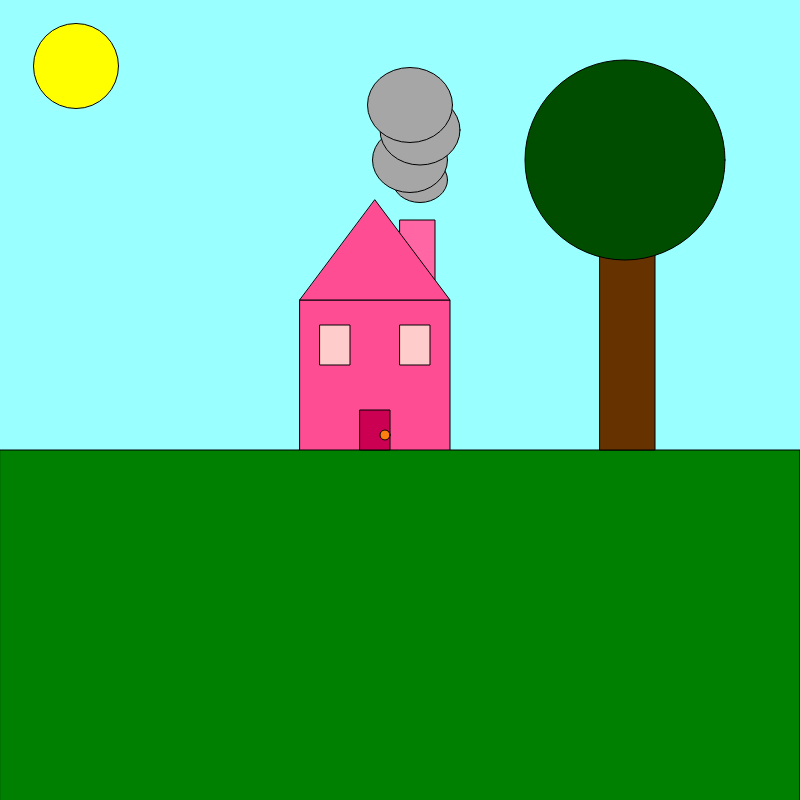
Frame 1 (no input)
Frame 60 (no input): identical to frame 1, image omitted
Frame 120 (the mouse pressed at the canvas centre since frame 60): identical to frame 1, image omitted

The p5.js sketch that drew this single still picture (run headless with seeded random() and noise() and a simulated clock; from frame 60 on, the mouse is pressed at the canvas centre):

// p5.js sketch
// ── sketch.js
function setup() {
  createCanvas (800,800); //size of screen
  background (153, 255, 255);
  fill (255, 102, 163);// color of chimney
  rect (400,220,35,65); // chimney
  fill (255, 77, 148); // color of house
  rect(300,300,150,160); //house
  fill (255, 77, 148); // color of house
  triangle(300, 300, 450, 300, 375, 200); // roof
  fill (0, 128, 0); // color of grass
  rect(0,450,800,600); // grass
  fill (255, 255, 0);// color of sun
  ellipse(76, 66, 85, 85); // sun
  fill (204, 0, 82); //color of door
  rect (360,410,30,40); // door
  fill (102, 51, 0); // color of tree
  rect (600,250,55,200);// tree
  fill (0, 77, 0); // color of leaves of tree
  ellipse (625,160,200,200);//leaves of tree
  fill (255, 204, 204); // color of windows
  rect (320,325,30,40); // left window
  rect (400,325,30,40); // right window
  fill(166, 166, 166);
  ellipse (420, 180, 55, 45); // smallest smoke 'bubble'
  ellipse (410, 160, 75, 65);// middle smoke 
  ellipse (420, 130, 80, 70);// 2nd to largest
  ellipse (410, 105, 85, 75); // largest smoke
  fill (255, 128, 17);
  ellipse (385,435,10,10);// door knob


}

function draw() {
  // put drawing code here
}
// ── Blondies.html
<!DOCTYPE html>
<html>
<head>
<style>
body {
	background-color: lightblue;
}

h1 {
	color: black;
	text-align: center;
}
p{
	font-family: verdana;
	font-size: 20px;
}
</style>
</head>
<body>
	<h1>Blondie recipe</h1>
	<p>This recipe is from "The food network"</p>
	<a href="http://www.foodnetwork.com/recipes/ree-drummond/blondies-3409068">This is the link to the recipe</a>
	<img src= "Blondies.jpeg">
	<a href="index.html">Click on this link to see my favorite chocolate cupcake recipe</a>
</body>
</html>
// ── Index.html
<!DOCTYPE html>
<html>
<head>
<style>
body {
	background-color: orange;
}

h1 {
	color: black
	text-align: center;
}
p{
	font-family: verdana;
	font-size: 20px;
}
</style>
</head>
<body>
	<h1>Chocolate Chip Cookies</h1>
	<a href="Ordered and Unordered lists.html">Click here to go back to my home page</a>
	<p>this recipe is from Allrecipies.com </p>
	<a href="http://allrecipes.com/recipe/10813/best-chocolate-chip-cookies/print/"> This is the link to the recipe</a>
	<img src="cookies.jpg">
	<a href="brownies.html">Check out an awesome brownie recipe here</a>
</body>
</html>
// ── OG.ndex.html
<!DOCTYPE html>
<html>
<head>
	<title></title>
</head>
<body>
	<h1>Lesson</h1>
	<img src="code.png">
	<p>Hi my name is Annabel and this is a website I made</p>
</body>
</html> 
// ── Ordered and Unordered lists.html
<!DOCTYPE html>
<html>
<head>
<<<<<<< HEAD
=======
	<title></title>
</head>
>>>>>>> 6314aca3a83243fc6808323dbc0014b78c6494fb
<body>
	<h1>Ordered and Unordered lists</h1>
	<ul>
  <li>Cookies</li>
  <li>Blondies</li>
  <li>Cupcakes</li>
  <li>Brownies</li>
</ul>

<ol>
  <li>Cupckakes</li>
  <li>Cookies</li>
  <li>Blondies</li>
  <li>Brownies</li>
</ol>
<a href="index.html">Click on this link to see some of my favorite recipes</a>

</body>
</html>
// ── brownies.html
<!DOCTYPE html>
<html>
<head>
	<title></title>
</head>
<body>
	<h1>Fudgy Brownie Recipe</h1>
	<p>This recipe is from "Cafe Delites"</p>
	<a href="https://cafedelites.com/">This is the link to the recipe</a>
	<img src= "Brownies.jpg" width="300" height="250">
	<a href="chocolate cupcakes.html">Click on this link to see my favorite chocolate cupcake recipe</a>
</body>
</html> 
// ── chocolate cupcakes.html
<!DOCTYPE html>
<html>
<head>
<style>
body {
	background-color: pink;
}

h1 {
	color: black
	text-align: center;
}
p{
	font-family: verdana;
	font-size: 20px;
}
</style>
</head>
<body>
	<h1>Chocolate Cupcakes</h1>
	<a href="Ordered and Unordered lists.html">Click here to go back to my home page</a>
	<p>This recipe is from Martha Stewart</p>
	<a href="https://www.marthastewart.com/337010/chocolate-cupcakes">This is the link to the recipe</a>
	<img src="cupcake.jpg">
	<a href="blondies.html">Click here for a great blondie recipe cookie recipe</a>
</body>
</html>
